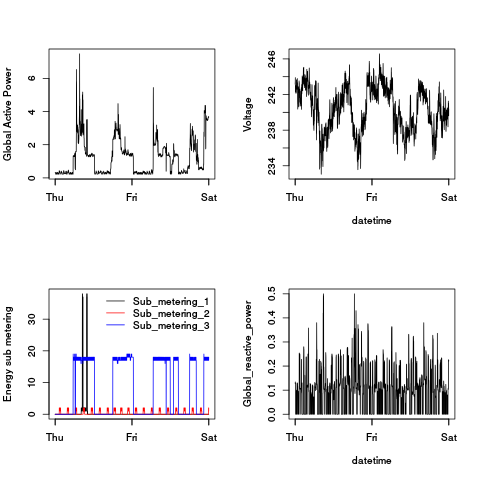

Generate this figure with R:
source("load_data.R")
source("plot2_core.R")
source("plot3_core.R")
source("plot4_core.R")
selData <- loadData()

png(filename="plot4.png",
    width=480, height=480)
par(mfcol=c(2,2))
plot2(selData,pngout=NA,ylab="Global Active Power")
plot3(selData,pngout=NA,legend.bty="n")
plot4a(selData,pngout=NA)
plot4b(selData,pngout=NA)
dev.off()
